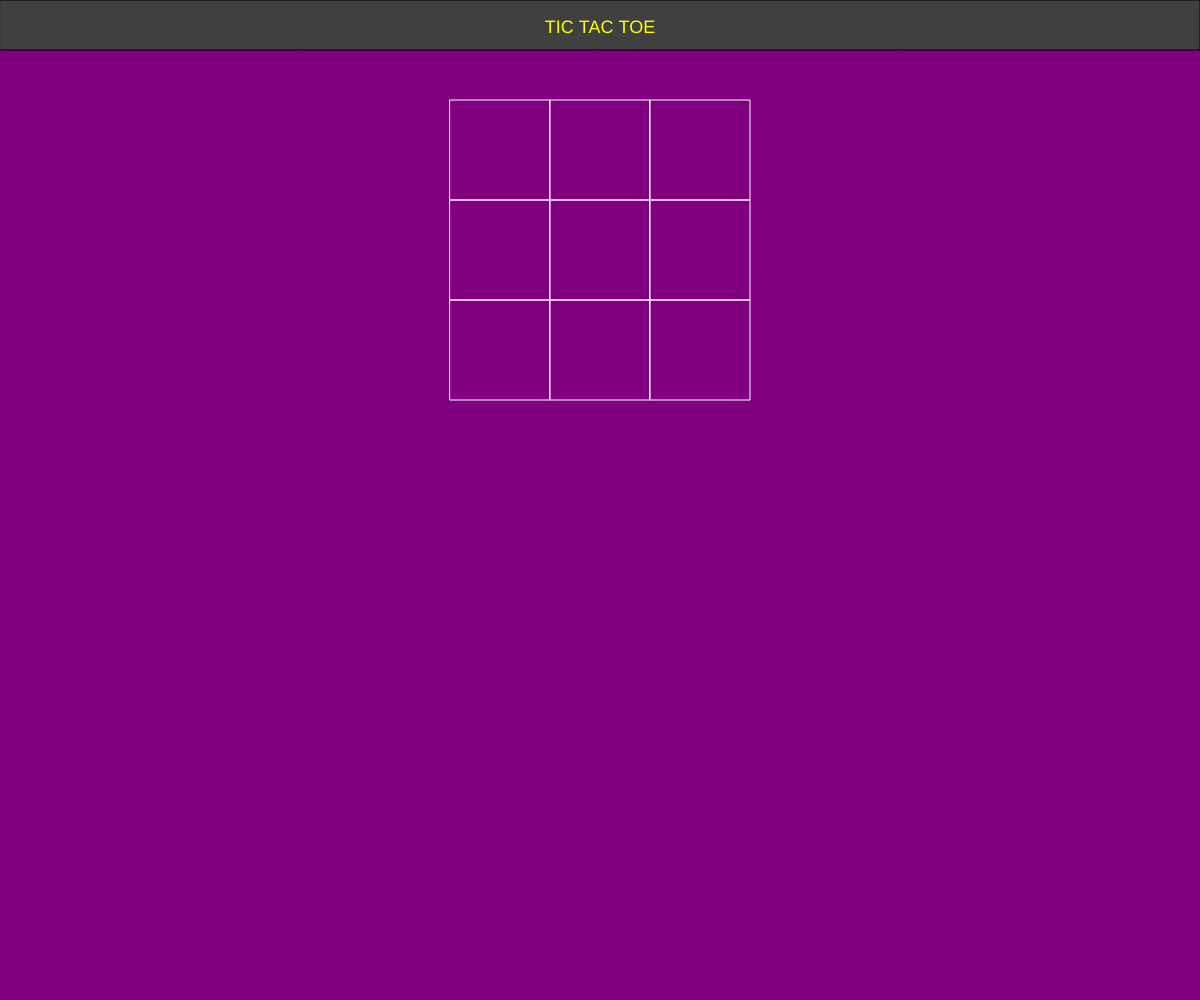
Frame 1 (no input)
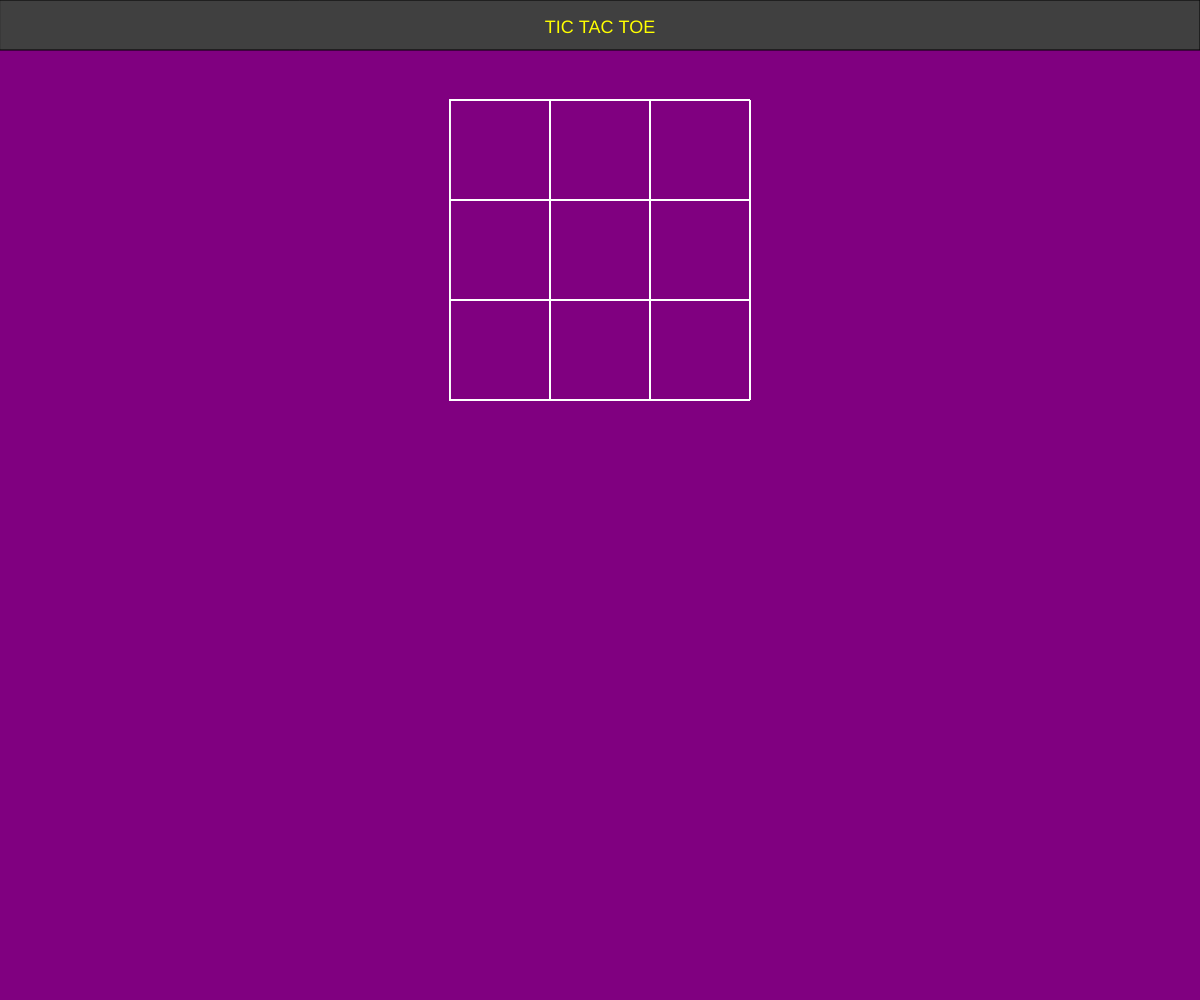
Frame 60 (no input)
Frame 120 (the mouse pressed at the canvas centre since frame 60): identical to frame 60, image omitted

The p5.js sketch that drew these frames (run headless with seeded random() and noise() and a simulated clock; from frame 60 on, the mouse is pressed at the canvas centre):

// p5.js sketch
// ── sketch.js
var turn=0
function setup() {
    createCanvas(innerWidth,innerHeight); 
    background("purple");
    fill("#404040");
    rect(0, 0, width, 50);
    textAlign(CENTER);
    fill("yellow");
    textSize(18);
    text("TIC TAC TOE", width / 2, 33);
    fill("green");
}


function draw()
{

 createRow(100)
 createRow(200)
 createRow(300)  
}

function createRow(y)
{
  for (x = 450; x < 750; x=x+100)
   {
       var b1= new Box(x,y,100,100); 
       b1.appear();   
   }  
}
// ── Box.js
class Box {
  
    constructor(x,y,w,h) {
    this.x = x;
    this.y = y;
    this.w = w;
    this.h = h;
  }

    //make the color boxes appear on canvas
    appear()
    {
      stroke("neon");
      strokeWeight(1);
      noFill();
      rect(this.x,this.y,this.w,this.h);
    }
}
